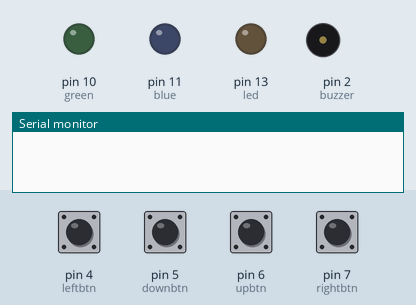
Bench run of a sketch on a simulated Arduino Uno, built with avr-gcc and run on an emulated ATmega328P. Parts: output pins drawn as LEDs (lit = HIGH), buzzer (waves = sounding, pin HIGH), the last lines printed to the serial monitor. The inputs (shaded band) are chosen by the test bench; at power-on: pin 4 (leftbtn), pin 5 (downbtn), pin 6 (upbtn), pin 7 (rightbtn) LOW.

Above: at 1.2 s.
1.3 s: pin 4 (leftbtn) pulled HIGH for 0.15 s
At 1.4 s:
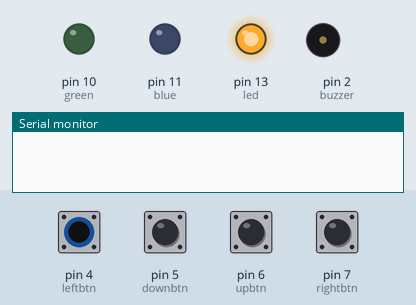
3.2 s: pin 6 (upbtn) pulled HIGH for 0.15 s
At 3.3 s:
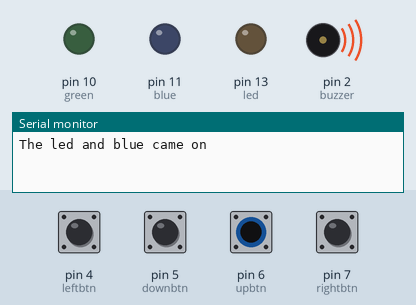
4.9 s: pin 7 (rightbtn) pulled HIGH for 0.15 s
At 5.0 s:
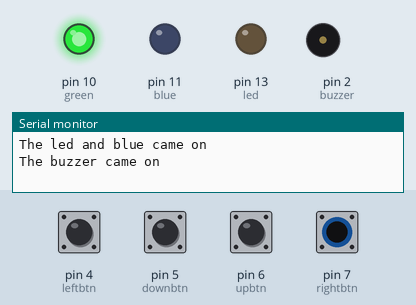
Timing chart, 0 to 7.9 s (numbered marks = the images above; inputs shaded):
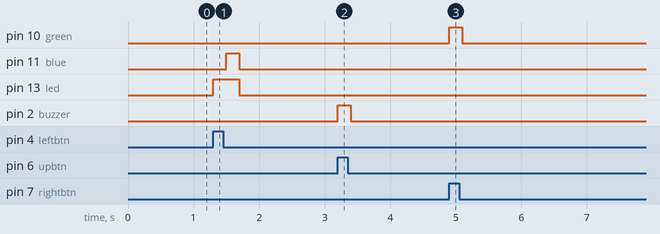

Measured:
- after the input at 1.3 s, pin 11 (blue): LOW → HIGH after 0.20 s, → LOW 0.20 s later; pin 13 (led): LOW → HIGH at once, → LOW 0.40 s later
- after the input at 3.2 s, pin 2 (buzzer): LOW → HIGH at once, → LOW 0.20 s later
- after the input at 4.9 s, pin 10 (green): LOW → HIGH at once, → LOW 0.20 s later

The sketch:

project.ino
```cpp
//Initialize Variables

int led=13;
int blue=11;
int leftbtn=4;
int upbtn=6;
int buzzer=2;
int downbtn=5;
int rightbtn=7;
int green=10;
int red=9;

void setup() {
  // put your setup code here, to run once:
pinMode(led,OUTPUT);
pinMode(blue,OUTPUT);
pinMode(leftbtn,INPUT);
pinMode(upbtn,INPUT);
pinMode(buzzer,OUTPUT);
pinMode(downbtn,INPUT);
pinMode(rightbtn,INPUT);
pinMode(green,OUTPUT);
pinMode(red,INPUT);
Serial.begin(9600);
}

void loop() {
  // put your main code here, to run repeatedly:
if(digitalRead (leftbtn)==HIGH){
digitalWrite(led,HIGH);
delay(200);
digitalWrite(blue,HIGH);
delay(200);
Serial.println("The led and blue came on");
}

else if (digitalRead(upbtn)==HIGH){
digitalWrite(buzzer,HIGH);
delay(200);
Serial.println("The buzzer came on");
}

else if (digitalRead(rightbtn)==HIGH){
digitalWrite(green,HIGH);
delay(200);
Serial.println("The green came on");
}

else if (digitalRead(downbtn)==HIGH){
digitalWrite(red,HIGH);
delay(200);
Serial.println("The red came on");
}

else{
 digitalWrite(led,LOW);
digitalWrite(blue,LOW);
digitalWrite(buzzer,LOW);
digitalWrite(green,LOW);
digitalWrite(red,LOW);
digitalWrite(buzzer,LOW);
//Serial.println("Done");
}
}
```
